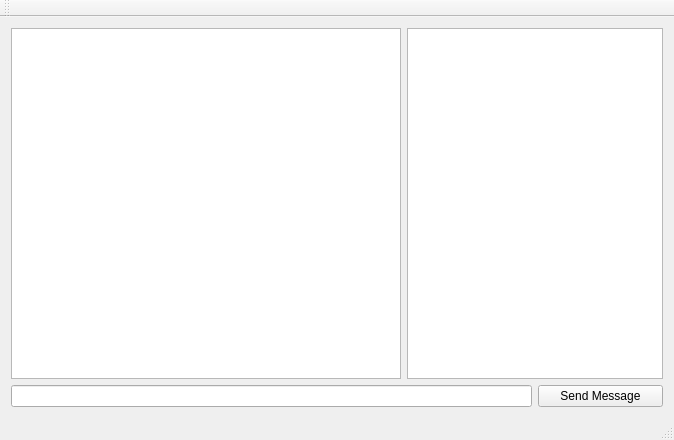
<?xml version="1.0" encoding="UTF-8"?>
<ui version="4.0">
 <class>ServerClass</class>
 <widget class="QMainWindow" name="ServerClass">
  <property name="geometry">
   <rect>
    <x>0</x>
    <y>0</y>
    <width>674</width>
    <height>440</height>
   </rect>
  </property>
  <property name="windowTitle">
   <string>Server</string>
  </property>
  <widget class="QWidget" name="centralWidget">
   <layout class="QGridLayout" name="gridLayout">
    <item row="3" column="2">
     <widget class="QPushButton" name="sendServerMessage">
      <property name="text">
       <string>Send Message</string>
      </property>
     </widget>
    </item>
    <item row="0" column="0">
     <widget class="QListView" name="messageList"/>
    </item>
    <item row="3" column="0" colspan="2">
     <widget class="QLineEdit" name="serverMessageInput"/>
    </item>
    <item row="0" column="1" colspan="2">
     <widget class="QListView" name="userList"/>
    </item>
   </layout>
  </widget>
  <widget class="QMenuBar" name="menuBar">
   <property name="geometry">
    <rect>
     <x>0</x>
     <y>0</y>
     <width>674</width>
     <height>22</height>
    </rect>
   </property>
  </widget>
  <widget class="QToolBar" name="mainToolBar">
   <attribute name="toolBarArea">
    <enum>TopToolBarArea</enum>
   </attribute>
   <attribute name="toolBarBreak">
    <bool>false</bool>
   </attribute>
  </widget>
  <widget class="QStatusBar" name="statusBar"/>
 </widget>
 <layoutdefault spacing="6" margin="11"/>
 <resources>
  <include location="Server.qrc"/>
 </resources>
 <connections/>
</ui>
